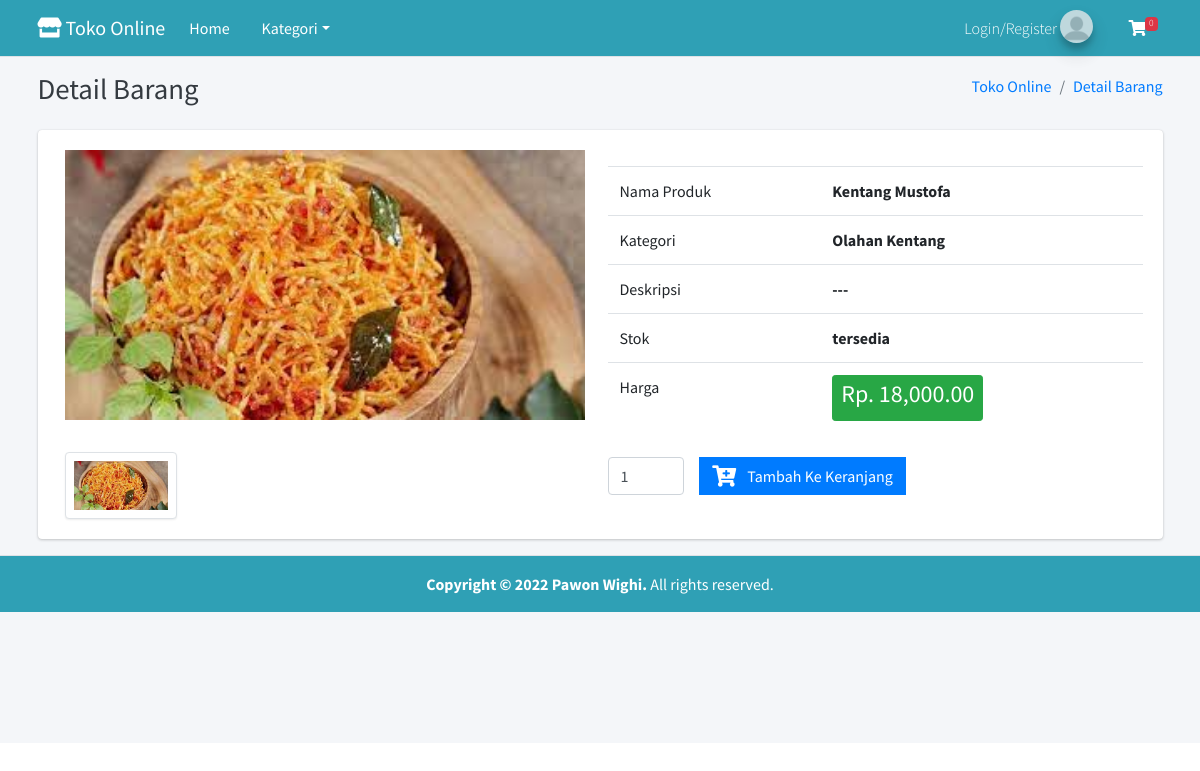
Screenshot of /home/detail_barang/11 with the database file from the repository.
### tables this page shows
CREATE TABLE IF NOT EXISTS `tbl_barang` (
  `id_barang` int(11) NOT NULL AUTO_INCREMENT,
  `nama_barang` varchar(255) DEFAULT NULL,
  `id_kategori` int(11) DEFAULT NULL,
  `harga` int(11) DEFAULT NULL,
  `deskripsi` mediumtext,
  `gambar` text,
  `berat` int(11) NOT NULL,
  `ketersediaan` enum('habis','tersedia') DEFAULT 'tersedia',
  PRIMARY KEY (`id_barang`) USING BTREE
);

CREATE TABLE IF NOT EXISTS `tbl_kategori` (
  `id_kategori` int(11) NOT NULL AUTO_INCREMENT,
  `nama_kategori` varchar(50) DEFAULT NULL,
  PRIMARY KEY (`id_kategori`) USING BTREE
);

### application/views/layout/v_content.php (called while the page is built)
<?php
if ($isi) {
	$this->load->view($isi);
}

### application/views/layout/v_wrapper_frontend.php (called while the page is built)
<?php
require_once('v_head.php');
require_once('v_header_frontend.php');
require_once('v_nav_frontend.php');
require_once('v_content.php');
require_once('v_footer_frontend.php');

### application/controllers/Home.php (called while the page is built, shortened)
<?php
class Home extends CI_Controller
{
	public function __construct()
	{
		$this->load->model('m_home');
	}
	public function detail_barang($id_barang)
	{
		$data = array(
			'title' => 'Detail Barang',
			'gambar' => $this->m_home->gambar_barang($id_barang),
			'barang' => $this->m_home->detail_barang($id_barang),
			'isi' => 'v_detail_barang',
		);
		$this->load->view('layout/v_wrapper_frontend', $data, FALSE);
	}
}

### index.php (called while the page is built, shortened)
<?php
require_once BASEPATH.'core/CodeIgniter.php';

### application/models/M_home.php (called while the page is built, shortened)
<?php
class M_home extends CI_Model
{
	public function get_all_data_kategori()
	{
		$this->db->select('*');
		$this->db->from('tbl_kategori');
		$this->db->order_by('id_kategori', 'desc');
		return $this->db->get()->result();
	}
	public function detail_barang($id_barang)
	{
		$this->db->select('*');
		$this->db->from('tbl_barang');
		$this->db->join('tbl_kategori', 'tbl_kategori.id_kategori = tbl_barang.id_kategori', 'left');
		$this->db->where('id_barang', $id_barang);
		return $this->db->get()->row();
	}
	public function gambar_barang($id_barang)
	{
		$this->db->select('*');
		$this->db->from('tbl_gambar');
		$this->db->where('id_barang', $id_barang);
		return $this->db->get()->result();
	}
}

### application/views/v_detail_barang.php (the view, shortened to what this page needs)
<div class="card card-solid">
	<div class="card-body">
		<div class="row">
			<div class="col-12 col-sm-6">
				<div class="col-12">
					<img src="<?= base_url('assets/gambar/' . $barang->gambar) ?>" class="product-image" alt="Product Image">
				</div>
				<div class="col-12 product-image-thumbs">
					<div class="product-image-thumb active"><img src="<?= base_url('assets/gambar/' . $barang->gambar) ?>" alt="Product Image"></div>
				</div>
			</div>
			<div class="col-12 col-sm-6 mt-3">
				<table class="table">
					<tr>
						<td>Nama Produk</td>
						<td><strong><?= $barang->nama_barang ?></strong></td>
					</tr>
					<tr>
						<td>Kategori</td>
						<td><strong><?= $barang->nama_kategori ?></strong></td>
					</tr>
					<tr>
						<td>Deskripsi</td>
						<td><strong><?= $barang->deskripsi ?></strong></td>
					</tr>
					<tr>
						<td>Stok</td>
						<td><strong><?= $barang->ketersediaan ?></strong></td>
					</tr>
					<tr>
                        <td>Harga</td>
                        <td><strong><div class="btn btn-sm btn-success"><h4>Rp. <?php echo number_format($barang->harga, 0)?>.00</h4></div></strong></td>
                    </tr>
				</table>
				<?php
				echo form_open('belanja/add');
				?>
				<div class="mt-4">
					<div class="row">
						<div class="col-sm-2">
							<input type="number" name="qty" class="form-control" value="1" min="1">
						</div>
						<div class=" col-sm-8">
							<button type="submit" class="btn btn-primary btn-flat swalDefaultSuccess">
								<i class="fas fa-cart-plus fa-lg mr-2"></i>
								Tambah Ke Keranjang
							</button>
						</div>
					</div>
				</div>
				<?php echo form_close(); ?>
			</div>
		</div>
	</div>
</div>

### rows the page displays
tbl_barang: gambar (picture), nama_barang "Kentang Mustofa", id_kategori.nama_kategori "Olahan Kentang", deskripsi "---", ketersediaan "tersedia", harga "18,000"

### other values shown
$jml_item "0"
$title "Detail Barang"
